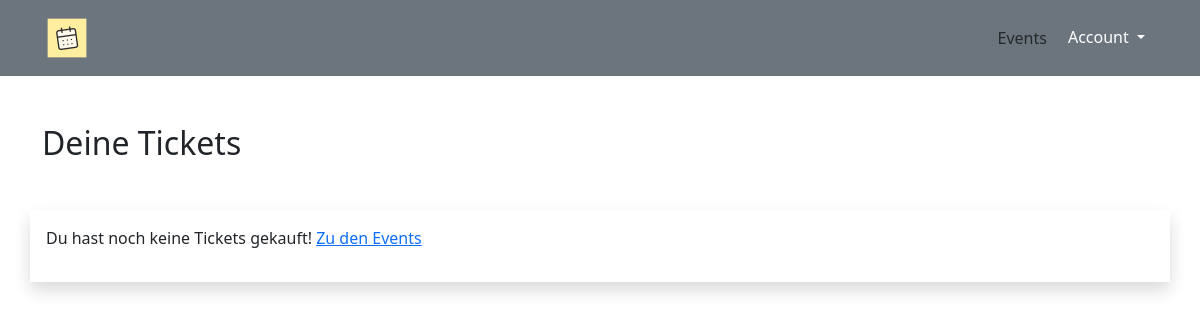
Before: /profile/tickets (signed in) with the older database file.
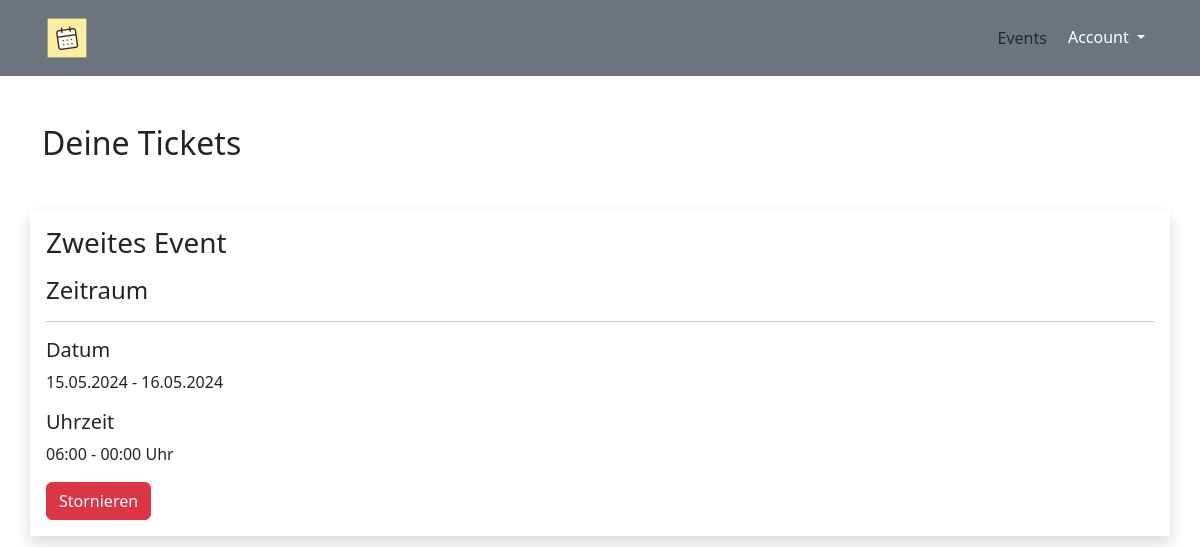
After: the same page with the newer database file.
### ticketApp/models.py (models this page shows, shortened)
class Ticket(models.Model):
    class TicketStatus(models.TextChoices):
        PAYED = _("Payed")
        OPEN = _("Open")
        CANCELED = _("Canceled")
    id = ShortUUIDField(primary_key=True, editable=False)
    user = models.ForeignKey(User, on_delete=models.DO_NOTHING)
    event = models.ForeignKey(Event, on_delete=models.DO_NOTHING)
    price = models.DecimalField(max_digits=10, decimal_places=2)
    status = models.CharField(choices=TicketStatus.choices, default=TicketStatus.OPEN, max_length=100)
    class Meta:
        unique_together = ('user', 'event')

class Event(models.Model):
    class EventStatus(models.TextChoices):
        ACTIVE = "AC", _("Aktiv")
        INACTIVE = "IA", _("Inaktiv")
        CANCELLED = "CA", _("Abgesagt")
        SOLDOUT = "SO", _("Ausverkauft")
    id = ShortUUIDField(primary_key=True, editable=False)
    title = models.CharField(max_length=200)
    location = models.ForeignKey(Location, on_delete=models.SET_NULL, null=True, blank=True)
    date_from = models.DateTimeField()
    description = models.TextField(blank=True)
    date_to = models.DateTimeField()
    max_participants = models.IntegerField()
    tickets_sold = models.IntegerField(default=0)
    event_status = models.CharField(max_length=2, choices=EventStatus.choices, default=EventStatus.INACTIVE)
    slug = AutoSlugField(populate_from=['id'])
    base_price = models.DecimalField(max_digits=5, decimal_places=2, default=999.99)

### ticketApp/views.py (the view)
# urls.py: path('profile/tickets', views.tickets, name='tickets'),
def tickets(request):
    tickets = Ticket.objects.filter(user=request.user)
    return render(request, "profile/tickets.html", {'tickets': tickets})

### ticketApp/templatetags/custom_tags.py (called while the page is built)
@register.filter(name='is_cancellable')
def is_cancellable(start_date):
    current_datetime = timezone.now()
    return start_date - current_datetime >= timedelta(hours=24)

### ticketApp/templates/profile/tickets.html
{% extends "base.html" %}
{% load custom_tags %}
{% block content %}
    <div class="container">
        <h2 class="mt-5">Deine Tickets</h2>
        <div class="row mt-5 gap-3">
            {% if tickets %}
                {% for ticket in tickets %}
                    <div class="col-12 shadow p-3">
                        <h3 class="mb-3">{{ ticket.event.title }}</h3>
                        <h4>Zeitraum</h4>
                        <hr/>
                        <div>
                            <h5>Datum</h5>
                            {{ ticket.event.date_from|date:"d.m.Y" }} - {{ ticket.event.date_to|date:"d.m.Y" }}
                            <h5 class="mt-3">Uhrzeit</h5>
                            {{ ticket.event.date_from|date:"H:i" }} - {{ ticket.event.date_to|date:"H:i" }} Uhr
                        </div>
                        <div class="mt-3">
                            {% if ticket.event.date_from|is_cancellable %}
                                <a href="{% url 'cancel_ticket' ticket_id=ticket.id %}" class="btn btn-danger">Stornieren</a>
                            {% else %}
                                <p>Stornierung nicht möglich</p>
                            {% endif %}
                        </div>
                    </div>
                {% endfor %}
            {% else %}
                <div class="col shadow p-3">
                    <p>Du hast noch keine Tickets gekauft! <a href="/events">Zu den Events</a></p>
                </div>
            {% endif %}
        </div>
    </div>
{% endblock content %}

### ticketApp/templates/base.html (shortened to what this page needs)
{% load static %}
<!DOCTYPE html>
<html lang="en">
<head>
    <link rel="stylesheet" href="{% static 'css/bootstrap.min.css' %}" type="text/css">
    <link rel="stylesheet" href="{% static 'css/style.css' %}">
</head>
<body>
{% include 'nav/nav.html' %}
{% block content %}
{% endblock content %}
</body>
</html>

### ticketApp/templates/nav/nav.html (shortened to what this page needs)
{% load static %}
<nav class="navbar navbar-expand-lg sticky-top bg-secondary">
  <div class="container">
    <a class="navbar-brand" href="/">
      <img src="{% static '/images/logo.png' %}" alt="" width="50px">
    </a>
    <div class="collapse navbar-collapse justify-content-end" id="navbarMenu">
      <ul class="navbar-nav mb-2 mb-lg-0">
        <li class="nav-item">
          <a href="/events" class="nav-link">Events</a>
        </li>
        <li>
        {% if user.is_authenticated %}
        <div class="dropdown ">
          <button class="btn btn-secondary dropdown-toggle" type="button" data-bs-toggle="dropdown" aria-expanded="false">
            Account
          </button>
        </div>
        {% else %}
        <a class="btn btn-primary" href="{% url 'login' %}">Login</a>
        {% endif %}
      </li>
      </ul>
    </div>
  </div>
</nav>

Changed rows visible on the page:
added Ticket: event "Zweites Event", event.date_from "15.05.2024", event.date_to "16.05.2024", event.date_from "06:00", event.date_to "00:00", shows "Stornieren"
Other visible differences:
text no longer shown: "Du hast noch keine Tickets gekauft! Zu den Events"
